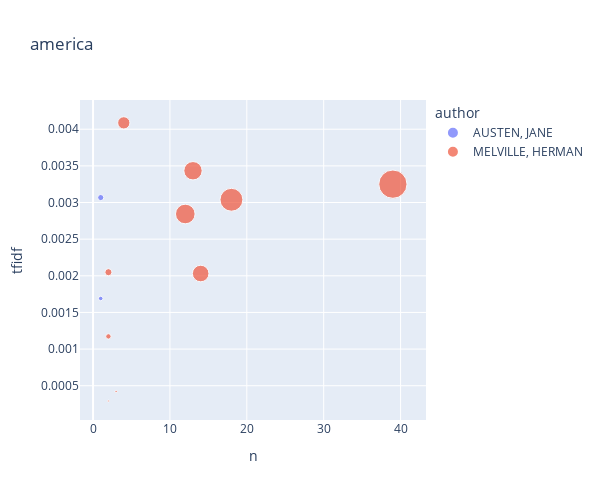

The cell this chart's notebook holds for it:
### Code cell
top_books_for_term('america')

### Figure 1 — Plotly figure (JSON) as saved in the notebook; plotly's stock layout.template omitted (floating-point values rounded to 4 significant figures)
{"data": [{"hovertemplate": "<b>%{hovertext}</b><br><br>author=AUSTEN, JANE<br>n=%{x}<br>tfidf=%{y}<br>tf=%{marker.size}<extra></extra>", "hovertext": ["LOVE AND FREINDSHIP SIC", "MANSFIELD PARK"], "legendgroup": "AUSTEN, JANE", "marker": {"color": "#636efa", "size": [0.0008013, 0.0004417], "sizemode": "area", "sizeref": 4.245e-05, "symbol": "circle"}, "mode": "markers", "name": "AUSTEN, JANE", "orientation": "v", "showlegend": true, "type": "scatter", "x": [1, 1], "xaxis": "x", "y": [0.003067, 0.001691], "yaxis": "y"}, {"hovertemplate": "<b>%{hovertext}</b><br><br>author=MELVILLE, HERMAN<br>n=%{x}<br>tfidf=%{y}<br>tf=%{marker.size}<extra></extra>", "hovertext": ["ISRAEL POTTER HIS FIFTY YEARS OF EXILE", "MARDI AND A VOYAGE THITHER VOL I", "MOBY DICK OR THE WHALE", "OMOO ADVENTURES IN THE SOUTH SEAS", "PIERRE OR THE AMBIGUITIES", "REDBURN HIS FIRST VOYAGE BEING THE SAILOR BOY CONFESSIONS AND REMINISCENCES OF THE SON OF A GENTLEMAN IN THE MERCHANT NAVY", "THE CONFIDENCE MAN HIS MASQUERADE", "THE PIAZZA TALES", "TYPEE A ROMANCE OF THE SOUTH SEAS", "WHITE JACKET OR THE WORLD ON A MAN OF WAR"], "legendgroup": "MELVILLE, HERMAN", "marker": {"color": "#EF553B", "size": [0.005836, 0.003203, 0.008171, 0.001071, 0.007175, 0.01698, 0.0006129, 7.62e-05, 0.0001102, 0.01111], "sizemode": "area", "sizeref": 4.245e-05, "symbol": "circle"}, "mode": "markers", "name": "MELVILLE, HERMAN", "orientation": "v", "showlegend": true, "type": "scatter", "x": [14, 4, 12, 2, 13, 39, 2, 2, 3, 18], "xaxis": "x", "y": [0.002031, 0.004087, 0.002843, 0.002049, 0.003433, 0.00325, 0.001173, 0.0002917, 0.000422, 0.003038], "yaxis": "y"}], "layout": {"height": 500, "legend": {"itemsizing": "constant", "title": {"text": "author"}, "tracegroupgap": 0}, "title": {"text": "america"}, "width": 600, "xaxis": {"anchor": "y", "autorange": true, "domain": [0, 1], "range": [-1.719, 43.39], "title": {"text": "n"}, "type": "linear"}, "yaxis": {"anchor": "x", "autorange": true, "domain": [0, 1], "range": [3.245e-05, 0.004399], "title": {"text": "tfidf"}, "type": "linear"}}}
